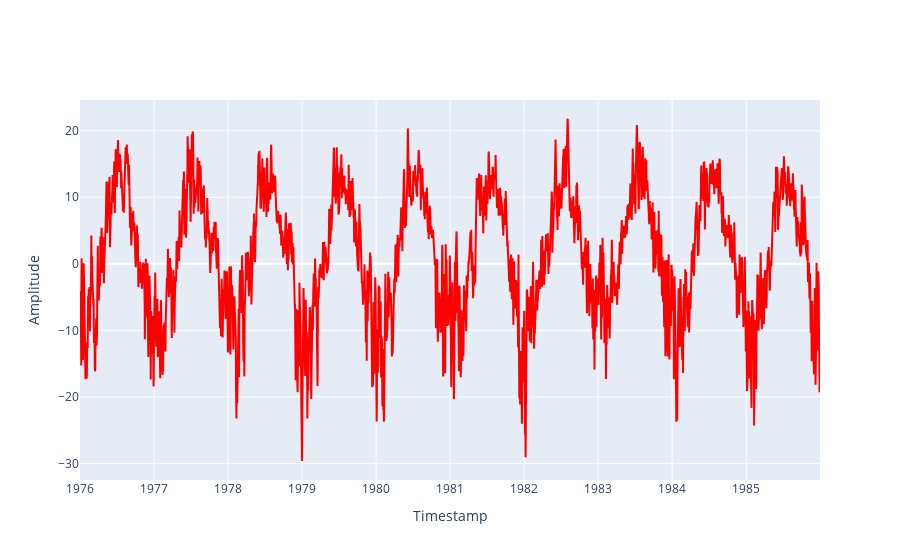

The code cell stored with this chart in its notebook:
### Code cell
fig = go.Figure(data=go.Scatter(x=X_mean_P2.index.values, y=X_mean_P2['TempMean'], name = 'Temperature', marker=dict(color="red")))
fig.update_layout(xaxis_title="Timestamp", yaxis_title="Amplitude")
fig.show()

### Figure 1 — Plotly figure (JSON) as saved in the notebook; plotly's stock layout.template omitted (floating-point values rounded to 4 significant figures; data arrays with more than 128 entries replaced by an {"elided": "..."} marker saying what was removed)
{"data": [{"marker": {"color": "red"}, "name": "Temperature", "type": "scatter", "x": {"elided": "3651 str values"}, "y": {"elided": "3651 float values"}}], "layout": {"xaxis": {"title": {"text": "Timestamp"}}, "yaxis": {"title": {"text": "Amplitude"}}}}
